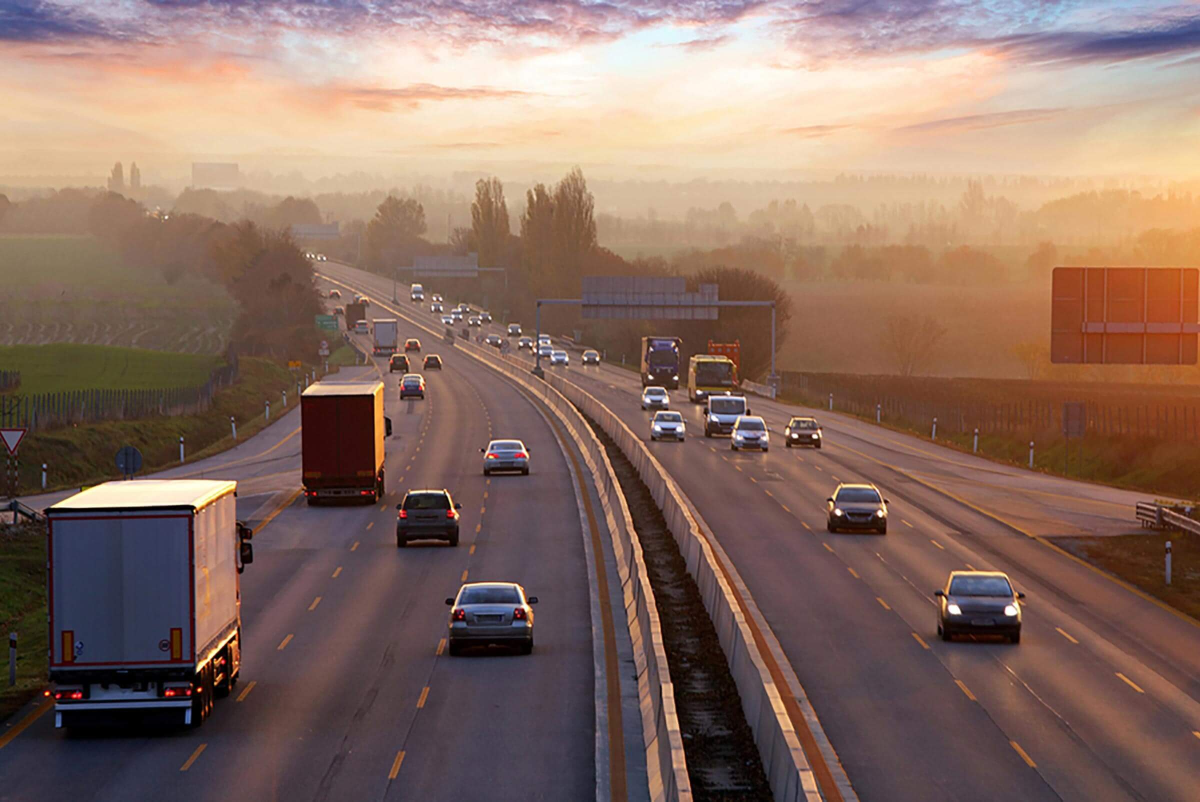
#> input picture l1/images/road.jpg, 2400 x 1603 px, found by its file name (shown at 1/2 size)
$ python shapes.py
#> lines starting #> are read from the running program, lines starting #| are printed output that depends on the picture; after the words box and inside, x2 and y2 are one past the last pixel; in counts of white or black regions, pixels touching at a corner belong together
import cv2

img = cv2.imread("l1/images/road.jpg")
#> img is the input picture: shape (1603, 2400, 3); mean B, G, R 98.4, 109.4, 136.3

font = cv2.FONT_HERSHEY_SCRIPT_COMPLEX

img = cv2.line(img, (30, 30), (240, 350), (94, 4, 3), 10)
img = cv2.arrowedLine(img, (250, 30), (300, 500), (8, 7, 102), 20)
img = cv2.rectangle(img, (350, 50), (500, 350), (24, 40, 13), -1)
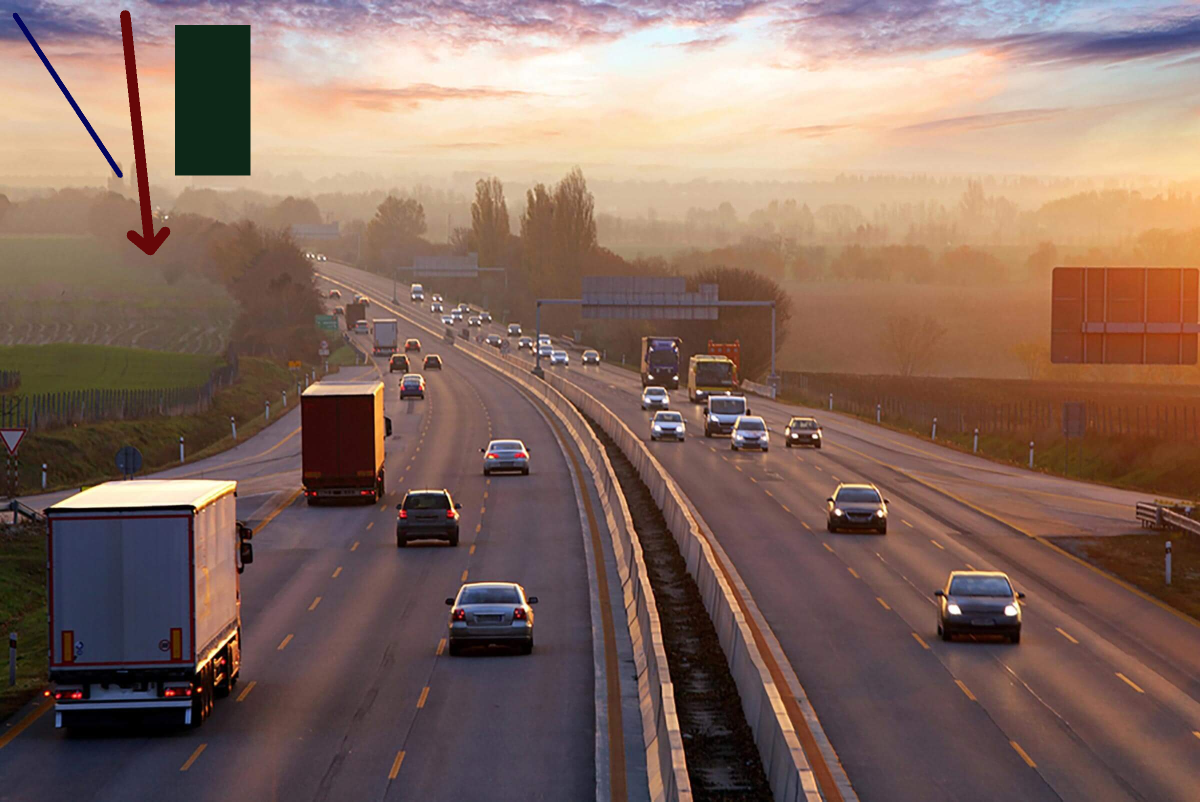
#> img: shape (1603, 2400, 3) (shown at 1/2 size); mean B, G, R 96.2, 106.9, 133.2
img = cv2.circle(img, (800, 800), 500, (70, 0, 36), -1)
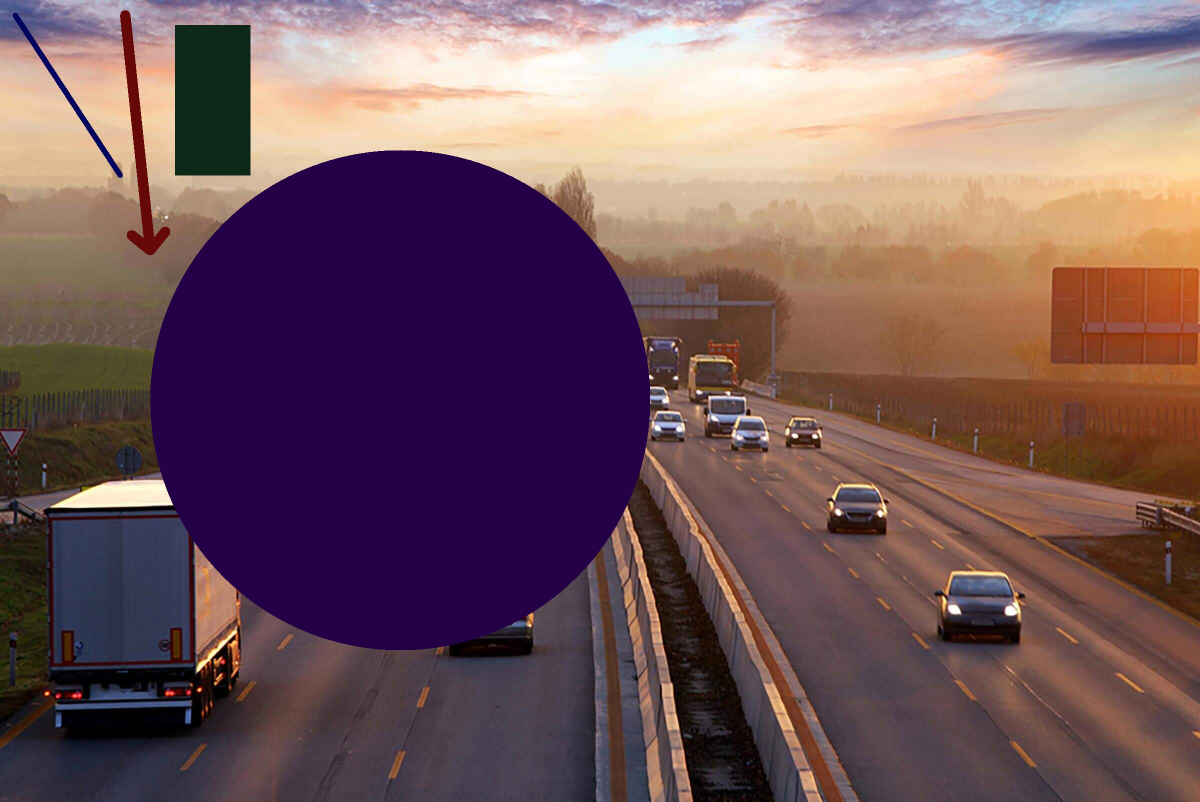
#> img: shape (1603, 2400, 3) (shown at 1/2 size); mean B, G, R 93.4, 88.1, 116.5
img = cv2.putText(img, 'lesson 3 - shapes using OPEN CV', (200, 1200), font, 4, (255, 255, 255), 10)
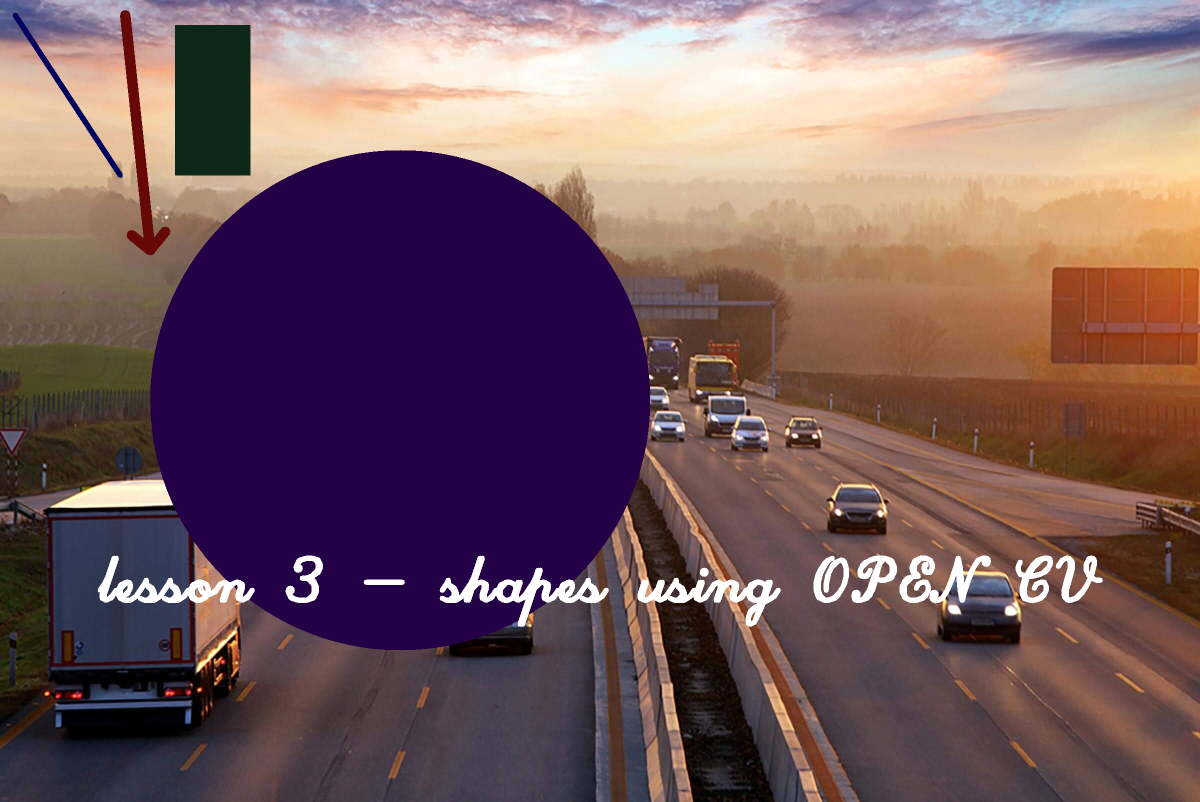
#> img: shape (1603, 2400, 3) (shown at 1/2 size); 1.45% of pixels changed, all inside (x1, y1, x2, y2) = (195, 1111, 2206, 1254)

resize = cv2.resize(img, (500, 500))
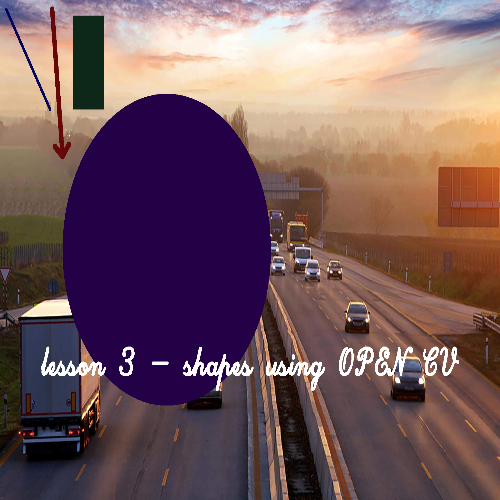
#> resize: shape (500, 500, 3); mean B, G, R 96, 90.9, 118.9
cv2.imshow("shapes", resize)
cv2.waitKey(0)
cv2.destroyAllWindows()
